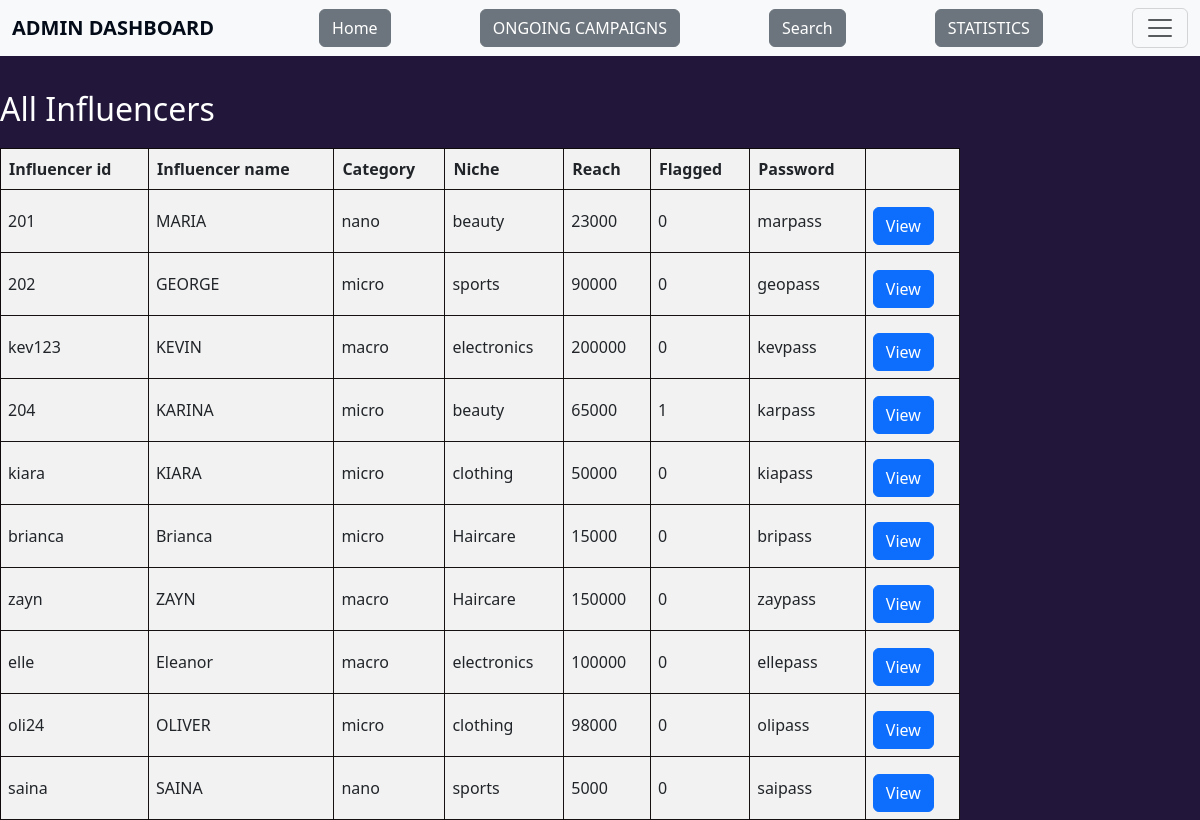
Before: /influencers with the older database file.
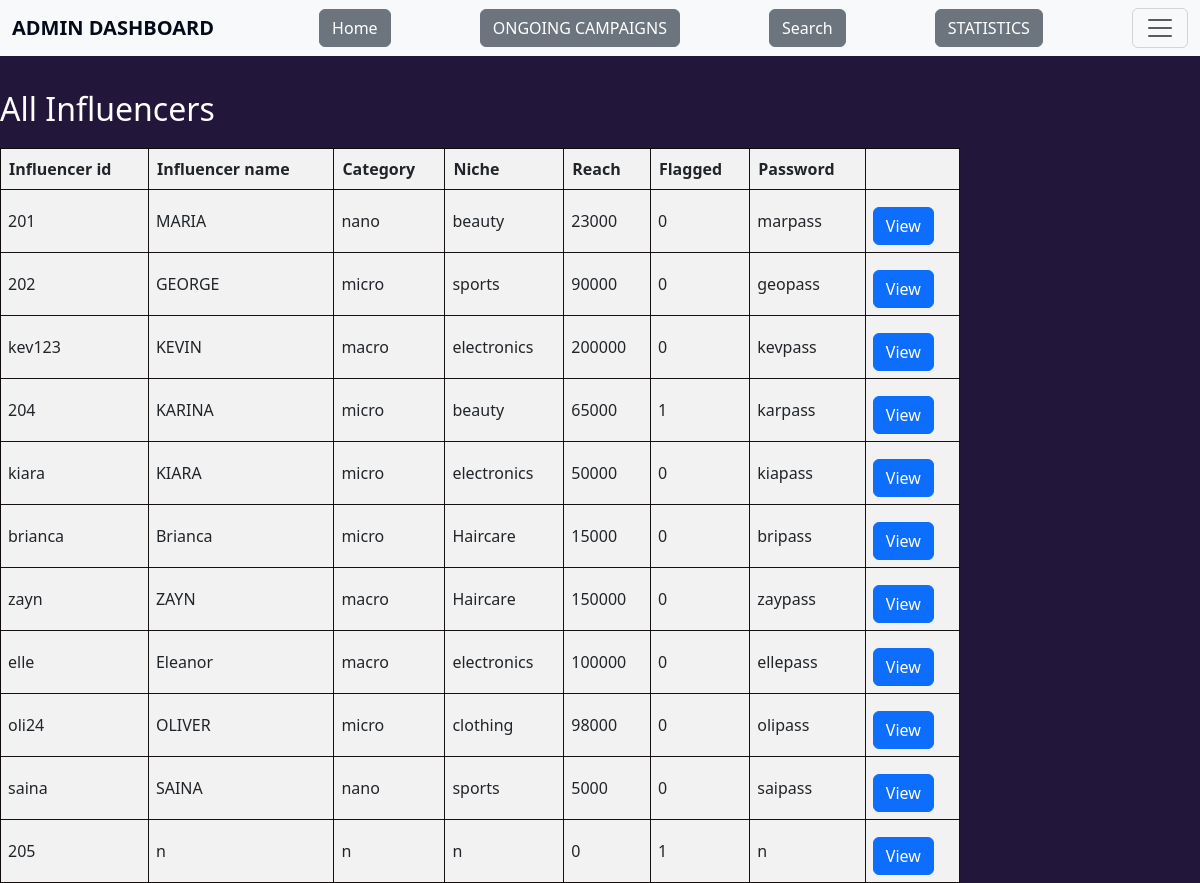
After: the same page with the newer database file.
### application/models.py (models this page shows, shortened)
class Influencer(db.Model):
    __tablename__="influencer"
    inf_id=db.Column(db.String,primary_key=True,nullable=False)
    inf_name=db.Column(db.String)
    inf_password=db.Column(db.String,nullable=False)
    inf_category=db.Column(db.String,nullable=False)
    inf_niche=db.Column(db.String,nullable=False)
    inf_reach=db.Column(db.Integer,nullable=False)
    flagged=db.Column(db.Integer, default=0)
    rating=db.Column(db.Numeric(1,1),default=0)
    inf_num_rating=db.Column(db.Integer, default=0)
    inf_total_rating=db.Column(db.Numeric, default=0)
    inf_req=db.relationship('Adrequest',cascade='all, delete-orphan')

### application/controllers.py (the view)
@app.route("/influencers",methods=["GET"])
def influencers():
    inf=Influencer.query.all()
    return render_template('influencers.html',inf=inf)

### templates/influencers.html (shortened to what this page needs)
<!DOCTYPE html>
<html lang="en">
<head>
    <link href="https://cdn.jsdelivr.net/npm/bootstrap@5.3.3/dist/css/bootstrap.min.css" rel="stylesheet">
</head>
<nav class="navbar bg-body-tertiary fixed-top">
    <div class="container-fluid">
        <a class="navbar-brand" href="/">ADMIN DASHBOARD</a>
        <a href="/admin_dashboard"><button class="btn btn-secondary">Home</button></a>
        <a href="/ongoing_camp"><button class="btn btn-secondary">ONGOING CAMPAIGNS</button></a>
        <a href="{{url_for('adminsearch', search_type='common')}}"><button class="btn btn-secondary">Search</button></a>
        <a href="/admin_summary"><button class="btn btn-secondary">STATISTICS</button></a>
        <button class="navbar-toggler" type="button" data-bs-toggle="offcanvas" data-bs-target="#offcanvasNavbar" aria-controls="offcanvasNavbar" aria-label="Toggle navigation">
            <span class="navbar-toggler-icon"></span>
        </button>
    </div>
  </nav>
    <h2 class="white">All Influencers</h2>
    <table id="all-Influencers">
        <tr>
            <th>Influencer id</th>
            <th>Influencer name</th>
            <th>Category</th>
            <th>Niche</th>
            <th>Reach</th>
            <th>Flagged</th>
            <th>Password</th>
            <th></th>
        </tr>
        {%for i in inf%}
            <tr>
                <td>{{i.inf_id}}</td>
                <td>{{i.inf_name}}</td>
                <td>{{i.inf_category}}</td>
                <td>{{i.inf_niche}}</td>
                <td>{{i.inf_reach}}</td>
                <td>{{i.flagged}}</td>
                <td>{{i.inf_password}}</td>
                <td><a href="{{url_for('inf_details', inf_id=i.inf_id) }}" class="btn btn-primary" type="button">View</a></td>
            </tr>
        {%endfor%}
    </table>
</body>
</html>

Changed rows visible on the page:
changed Influencer "kiara": inf_niche "clothing" → "electronics"
added Influencer: inf_id "205", inf_name "n", inf_category "n", inf_niche "n", inf_reach "0", flagged "1", inf_password "n"
